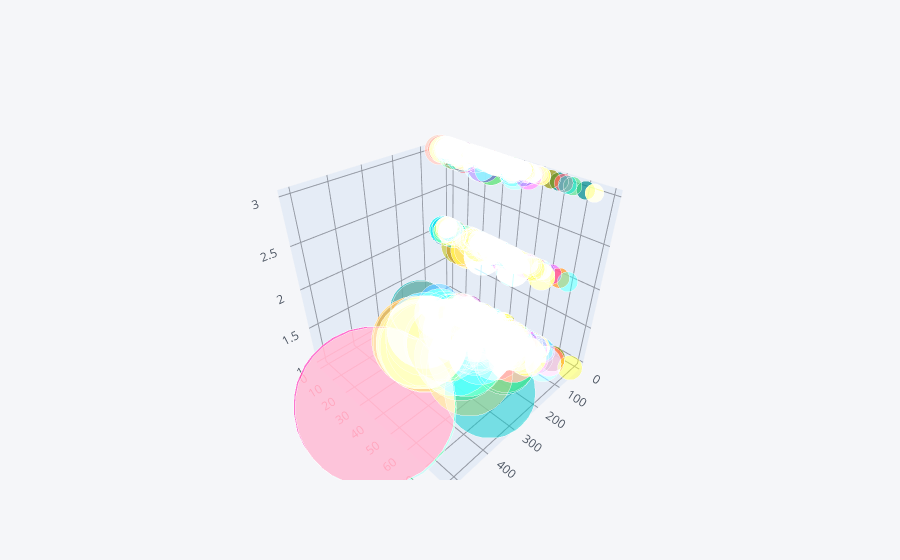

The cell this chart's notebook holds for it:
### Code cell
titnic.iplot(x = 'fare' , y = 'age' , z = 'pclass' , kind = 'bubble3d' ,size = 'fare')

### Figure 1 — Plotly figure (JSON) as saved in the notebook; plotly's stock layout.template omitted (floating-point values rounded to 4 significant figures; data arrays with more than 128 entries replaced by an {"elided": "..."} marker saying what was removed)
{"data": [{"marker": {"color": {"elided": "891 str values"}, "opacity": 0.8, "size": {"elided": "891 int values"}, "symbol": "circle"}, "mode": "markers", "text": {"elided": "891 str values"}, "type": "scatter3d", "x": {"elided": "891 float values"}, "y": {"elided": "891 float values"}, "z": {"elided": "891 int values"}}], "layout": {"legend": {"bgcolor": "#F5F6F9", "font": {"color": "#4D5663"}}, "paper_bgcolor": "#F5F6F9", "plot_bgcolor": "#F5F6F9", "scene": {"xaxis": {"gridcolor": "#9499A3", "showgrid": true, "tickfont": {"color": "#4D5663"}, "title": {"font": {"color": "#4D5663"}, "text": ""}, "zerolinecolor": "#9499A3"}, "yaxis": {"gridcolor": "#9499A3", "showgrid": true, "tickfont": {"color": "#4D5663"}, "title": {"font": {"color": "#4D5663"}, "text": ""}, "zerolinecolor": "#9499A3"}, "zaxis": {"gridcolor": "#9499A3", "showgrid": true, "tickfont": {"color": "#4D5663"}, "title": {"font": {"color": "#4D5663"}, "text": ""}, "zerolinecolor": "#9499A3"}}, "title": {"font": {"color": "#4D5663"}}}}
